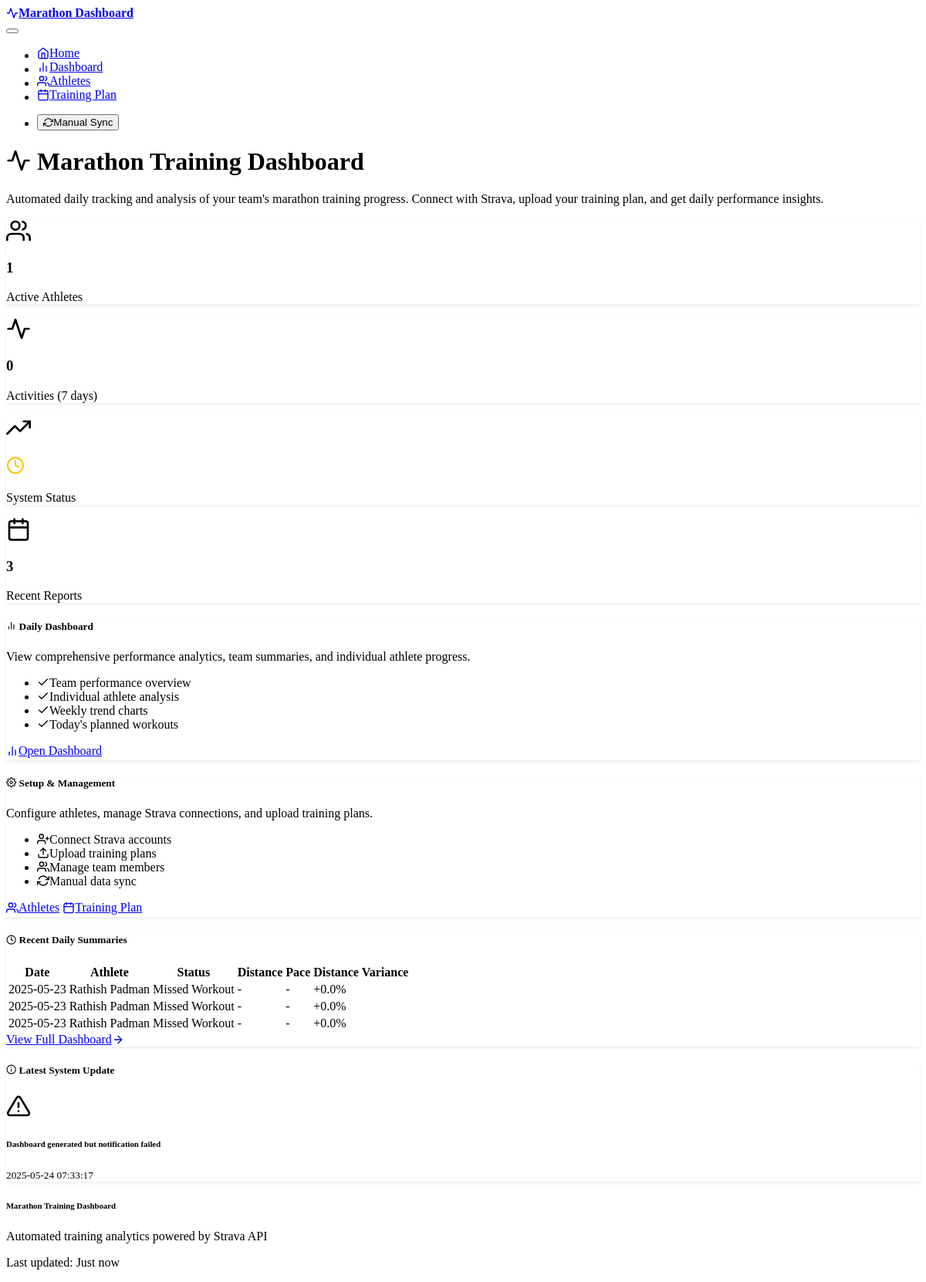
The page / on the database its author committed.
### models.py (models this page shows)
class DailySummary(db.Model):
    id = db.Column(db.Integer, primary_key=True)
    athlete_id = db.Column(db.Integer, db.ForeignKey('athlete.id'), nullable=False)
    summary_date = db.Column(db.DateTime, nullable=False)
    actual_distance_km = db.Column(db.Float, nullable=True)
    planned_distance_km = db.Column(db.Float, nullable=True)
    actual_pace_min_per_km = db.Column(db.Float, nullable=True)
    planned_pace_min_per_km = db.Column(db.Float, nullable=True)
    distance_variance_percent = db.Column(db.Float, nullable=True)
    pace_variance_percent = db.Column(db.Float, nullable=True)
    status = db.Column(db.String(50), nullable=True)  # On Track, Under-performed, etc.
    notes = db.Column(db.Text, nullable=True)
    created_at = db.Column(db.DateTime, default=datetime.utcnow)

class Athlete(db.Model):
    id = db.Column(db.Integer, primary_key=True)
    name = db.Column(db.String(100), nullable=False)
    strava_athlete_id = db.Column(db.Integer, unique=True, nullable=True)
    refresh_token = db.Column(db.String(255), nullable=True)
    access_token = db.Column(db.String(255), nullable=True)
    token_expires_at = db.Column(db.DateTime, nullable=True)
    is_active = db.Column(db.Boolean, default=True)
    created_at = db.Column(db.DateTime, default=datetime.utcnow)
    activities = db.relationship('Activity', backref='athlete', lazy=True)
    planned_workouts = db.relationship('PlannedWorkout', backref='athlete', lazy=True)
    daily_summaries = db.relationship('DailySummary', backref='athlete', lazy=True)

class SystemLog(db.Model):
    id = db.Column(db.Integer, primary_key=True)
    log_date = db.Column(db.DateTime, nullable=False)
    log_type = db.Column(db.String(50), nullable=False)  # SUCCESS, ERROR, WARNING
    message = db.Column(db.Text, nullable=False)
    details = db.Column(db.Text, nullable=True)
    created_at = db.Column(db.DateTime, default=datetime.utcnow)

### routes.py (the view)
@app.route('/')
def index():
    try:
        total_athletes = Athlete.query.filter_by(is_active=True).count()
        week_ago = datetime.now() - timedelta(days=7)
        recent_activities = Activity.query.filter(
            Activity.start_date >= week_ago
        ).count()
        latest_log = SystemLog.query.order_by(SystemLog.created_at.desc()).first()
        recent_summaries = DailySummary.query.filter(
            DailySummary.summary_date >= week_ago.date()
        ).order_by(DailySummary.summary_date.desc()).limit(10).all()
        return render_template('index.html',
                             total_athletes=total_athletes,
                             recent_activities=recent_activities,
                             latest_log=latest_log,
                             recent_summaries=recent_summaries)
    except Exception as e:
        logger.error(f"Error loading home page: {e}")
        flash(f"Error loading dashboard: {e}", "error")
        return render_template('index.html',
                             total_athletes=0,
                             recent_activities=0,
                             latest_log=None,
                             recent_summaries=[])

### templates/index.html (shortened to what this page needs)
{% extends "base.html" %}
{% block content %}
<div class="container">
    <div class="row mb-5">
        <div class="col-lg-8 mx-auto text-center">
            <h1 class="display-4 mb-4">
                <i data-feather="activity" class="me-3"></i>
                Marathon Training Dashboard
            </h1>
            <p class="lead mb-4">
                Automated daily tracking and analysis of your team's marathon training progress.
                Connect with Strava, upload your training plan, and get daily performance insights.
            </p>
        </div>
    </div>
    <div class="row mb-5">
        <div class="col-md-3 mb-3">
            <div class="card bg-primary">
                <div class="card-body text-center">
                    <i data-feather="users" class="mb-2" style="width: 2rem; height: 2rem;"></i>
                    <h3 class="card-title">{{ total_athletes }}</h3>
                    <p class="card-text">Active Athletes</p>
                </div>
            </div>
        </div>
        <div class="col-md-3 mb-3">
            <div class="card bg-success">
                <div class="card-body text-center">
                    <i data-feather="activity" class="mb-2" style="width: 2rem; height: 2rem;"></i>
                    <h3 class="card-title">{{ recent_activities }}</h3>
                    <p class="card-text">Activities (7 days)</p>
                </div>
            </div>
        </div>
        <div class="col-md-3 mb-3">
            <div class="card bg-info">
                <div class="card-body text-center">
                    <i data-feather="trending-up" class="mb-2" style="width: 2rem; height: 2rem;"></i>
                    <h3 class="card-title">
                        {% if latest_log and latest_log.log_type == 'SUCCESS' %}
                            <i data-feather="check-circle" style="color: #28a745; width: 1.5rem; height: 1.5rem;"></i>
                        {% elif latest_log and latest_log.log_type == 'ERROR' %}
                            <i data-feather="alert-circle" style="color: #dc3545; width: 1.5rem; height: 1.5rem;"></i>
                        {% else %}
                            <i data-feather="clock" style="color: #ffc107; width: 1.5rem; height: 1.5rem;"></i>
                        {% endif %}
                    </h3>
                    <p class="card-text">System Status</p>
                </div>
            </div>
        </div>
        <div class="col-md-3 mb-3">
            <div class="card bg-warning">
                <div class="card-body text-center">
                    <i data-feather="calendar" class="mb-2" style="width: 2rem; height: 2rem;"></i>
                    <h3 class="card-title">{{ recent_summaries|length }}</h3>
                    <p class="card-text">Recent Reports</p>
                </div>
            </div>
        </div>
    </div>
    <div class="row mb-5">
        <div class="col-lg-6 mb-4">
            <div class="card h-100">
                <div class="card-header">
                    <h5 class="card-title mb-0">
                        <i data-feather="bar-chart-2" class="me-2"></i>
                        Daily Dashboard
                    </h5>
                </div>
                <div class="card-body">
                    <p class="card-text">
                        View comprehensive performance analytics, team summaries, and individual athlete progress.
                    </p>
                    <ul class="list-unstyled">
                        <li><i data-feather="check" class="me-2 text-success"></i>Team performance overview</li>
                        <li><i data-feather="check" class="me-2 text-success"></i>Individual athlete analysis</li>
                        <li><i data-feather="check" class="me-2 text-success"></i>Weekly trend charts</li>
                        <li><i data-feather="check" class="me-2 text-success"></i>Today's planned workouts</li>
                    </ul>
                </div>
                <div class="card-footer">
                    <a href="{{ url_for('dashboard') }}" class="btn btn-primary">
                        <i data-feather="bar-chart-2" class="me-2"></i>
                        Open Dashboard
                    </a>
                </div>
            </div>
        </div>
        <div class="col-lg-6 mb-4">
            <div class="card h-100">
                <div class="card-header">
                    <h5 class="card-title mb-0">
                        <i data-feather="settings" class="me-2"></i>
                        Setup & Management
                    </h5>
                </div>
                <div class="card-body">
                    <p class="card-text">
                        Configure athletes, manage Strava connections, and upload training plans.
                    </p>
                    <ul class="list-unstyled">
                        <li><i data-feather="user-plus" class="me-2 text-info"></i>Connect Strava accounts</li>
                        <li><i data-feather="upload" class="me-2 text-info"></i>Upload training plans</li>
                        <li><i data-feather="users" class="me-2 text-info"></i>Manage team members</li>
                        <li><i data-feather="refresh-cw" class="me-2 text-info"></i>Manual data sync</li>
                    </ul>
                </div>
                <div class="card-footer">
                    <a href="{{ url_for('athletes') }}" class="btn btn-outline-primary me-2">
                        <i data-feather="users" class="me-2"></i>
                        Athletes
                    </a>
                    <a href="{{ url_for('training_plan') }}" class="btn btn-outline-secondary">
                        <i data-feather="calendar" class="me-2"></i>
                        Training Plan
                    </a>
                </div>
            </div>
        </div>
    </div>
    {% if recent_summaries %}
    <div class="row mb-5">
        <div class="col-12">
            <div class="card">
                <div class="card-header">
                    <h5 class="card-title mb-0">
                        <i data-feather="clock" class="me-2"></i>
                        Recent Daily Summaries
                    </h5>
                </div>
                <div class="card-body">
                    <div class="table-responsive">
                        <table class="table table-striped">
                            <thead>
                                <tr>
                                    <th>Date</th>
                                    <th>Athlete</th>
                                    <th>Status</th>
                                    <th>Distance</th>
                                    <th>Pace</th>
                                    <th>Distance Variance</th>
                                </tr>
                            </thead>
                            <tbody>
                                {% for summary in recent_summaries %}
                                <tr>
                                    <td>{{ summary.summary_date.strftime('%Y-%m-%d') }}</td>
                                    <td>{{ summary.athlete.name }}</td>
                                    <td>
                                        {% if summary.status == 'On Track' %}
                                            <span class="badge bg-success">{{ summary.status }}</span>
                                        {% elif summary.status == 'Over-performed' %}
                                            <span class="badge bg-info">{{ summary.status }}</span>
                                        {% elif summary.status == 'Under-performed' %}
                                            <span class="badge bg-warning">{{ summary.status }}</span>
                                        {% elif summary.status == 'Missed Workout' %}
                                            <span class="badge bg-danger">{{ summary.status }}</span>
                                        {% else %}
                                            <span class="badge bg-secondary">{{ summary.status or 'Unknown' }}</span>
                                        {% endif %}
                                    </td>
                                    <td>
                                        {% if summary.actual_distance_km %}
                                            {{ "%.1f"|format(summary.actual_distance_km) }} km
                                        {% else %}
                                            -
                                        {% endif %}
                                    </td>
                                    <td>
                                        {% if summary.actual_pace_min_per_km %}
                                            {{ "%d:%02d"|format(summary.actual_pace_min_per_km|int, ((summary.actual_pace_min_per_km - summary.actual_pace_min_per_km|int) * 60)|int) }}
                                        {% else %}
                                            -
                                        {% endif %}
                                    </td>
                                    <td>
                                        {% if summary.distance_variance_percent is not none %}
                                            <span class="{% if summary.distance_variance_percent > 10 %}text-info{% elif summary.distance_variance_percent < -10 %}text-warning{% else %}text-success{% endif %}">
                                                {{ "%+.1f"|format(summary.distance_variance_percent) }}%
                                            </span>
                                        {% else %}
                                            -
                                        {% endif %}
                                    </td>
                                </tr>
                                {% endfor %}
                            </tbody>
                        </table>
                    </div>
                </div>
                <div class="card-footer text-end">
                    <a href="{{ url_for('dashboard') }}" class="btn btn-outline-primary">
                        View Full Dashboard
                        <i data-feather="arrow-right" class="ms-2"></i>
                    </a>
                </div>
            </div>
        </div>
    </div>
    {% endif %}
    {% if latest_log %}
    <div class="row">
        <div class="col-12">
            <div class="card">
                <div class="card-header">
                    <h5 class="card-title mb-0">
                        <i data-feather="info" class="me-2"></i>
                        Latest System Update
                    </h5>
                </div>
                <div class="card-body">
                    <div class="d-flex align-items-center">
                        <div class="me-3">
                            {% if latest_log.log_type == 'SUCCESS' %}
                                <i data-feather="check-circle" class="text-success" style="width: 2rem; height: 2rem;"></i>
                            {% elif latest_log.log_type == 'ERROR' %}
                                <i data-feather="alert-circle" class="text-danger" style="width: 2rem; height: 2rem;"></i>
                            {% elif latest_log.log_type == 'WARNING' %}
                                <i data-feather="alert-triangle" class="text-warning" style="width: 2rem; height: 2rem;"></i>
                            {% else %}
                                <i data-feather="info" class="text-info" style="width: 2rem; height: 2rem;"></i>
                            {% endif %}
                        </div>
                        <div class="flex-grow-1">
                            <h6 class="mb-1">{{ latest_log.message }}</h6>
                            <small class="text-muted">
                                {{ latest_log.log_date.strftime('%Y-%m-%d %H:%M:%S') }}
                            </small>
                        </div>
                    </div>
                </div>
            </div>
        </div>
    </div>
    {% endif %}
</div>
{% endblock %}

### static/css/styles.css (style rules this page uses)
:root { --dashboard-primary: var(--bs-primary); --dashboard-success: var(--bs-success); --dashboard-info: var(--bs-info); --dashboard-warning: var(--bs-warning); --dashboard-danger: var(--bs-danger); --dashboard-spacing: 1rem; --dashboard-card-shadow: 0 0.125rem 0.25rem rgba(0, 0, 0, 0.075); }
.card { box-shadow: var(--dashboard-card-shadow); transition: box-shadow 0.15s ease-in-out; }
.btn { display: inline-flex; align-items: center; transition: all 0.15s ease-in-out; }
.feather { width: 1em; height: 1em; vertical-align: -0.125em; }

### rows shown on the page
DailySummary: summary_date "2025-05-23", athlete.name "Rathish Padman", status "Missed Workout", distance_variance_percent "+0.0"
DailySummary: summary_date "2025-05-23", athlete.name "Rathish Padman", status "Missed Workout", distance_variance_percent "+0.0"
DailySummary: summary_date "2025-05-23", athlete.name "Rathish Padman", status "Missed Workout", distance_variance_percent "+0.0"
SystemLog: message "Dashboard generated but notification failed", log_date "2025-05-24 07:33:17"

### other values the page prints
{{ total_athletes }} "1"
{{ recent_activities }} "0"
{{ recent_summaries|length }} "3"
